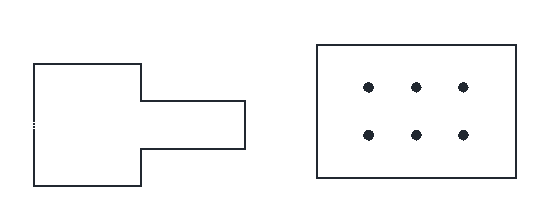
//> input picture course.PNG, 556 x 213 px
$ ./Line_Detection   (built with g++ and OpenCV 4)
//> lines starting //> are read from the running program, lines starting //| are printed output that depends on the picture; after the words box and inside, x2 and y2 are one past the last pixel; in counts of white or black regions, pixels touching at a corner belong together
### Shape_Detection.h
#include "opencv2/highgui/highgui.hpp"
#include "opencv2/imgproc/imgproc.hpp"
#include <iostream>
#include <stdio.h>
#include <stdlib.h>

using namespace cv;
using namespace std;

Mat Shape_Detection(Mat frame);

### Line_Detection.cpp
#include "Shape_Detection.h"

int lowThreshold = 10;
int ratio = 3;


void help()
{
	cout << "\nThis program demonstrates line finding with the Hough transform.\n"
		"Usage:\n"
		"./houghlines <image_name>, Default is course.png\n" << endl;
}

int main(int argc, char** argv)
{
	const char* filename = argc >= 2 ? argv[1] : "course.png";

	Mat src = imread(filename, 0);
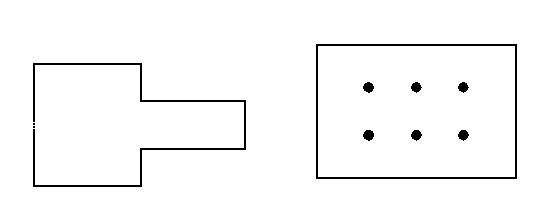
//> src: 213 rows x 556 cols, CV_8UC1; values 39 (black) and 255 (white), 97.3% white; black in thin lines or dots, all inside (x1, y1, x2, y2) = (33, 44, 517, 187)
	if (src.empty())
	{
		help();
		cout << "can not open " << filename << endl;
		return -1;
	}

	Mat dst, cdst;
	Canny(src, dst, lowThreshold, lowThreshold*ratio, 3);
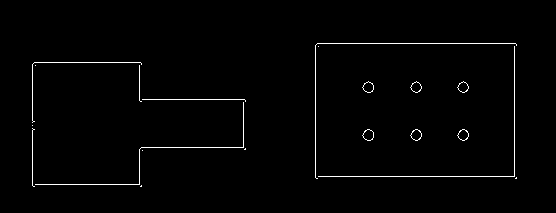
//> dst: 213 rows x 556 cols, CV_8UC1; 1.3% white in thin lines or dots, all inside (x1, y1, x2, y2) = (32, 43, 517, 187)
	cvtColor(dst, cdst, CV_GRAY2BGR);

#if 0
	vector<Vec2f> lines;
	HoughLines(dst, lines, 1, CV_PI / 180, 100, 0, 0);

	for (size_t i = 0; i < lines.size(); i++)
	{
		float rho = lines[i][0], theta = lines[i][1];
		Point pt1, pt2;
		double a = cos(theta), b = sin(theta);
		double x0 = a*rho, y0 = b*rho;
		pt1.x = cvRound(x0 + 1000 * (-b));
		pt1.y = cvRound(y0 + 1000 * (a));
		pt2.x = cvRound(x0 - 1000 * (-b));
		pt2.y = cvRound(y0 - 1000 * (a));
		line(cdst, pt1, pt2, Scalar(0, 0, 255), 3, CV_AA);
	}
#else
	vector<Vec4i> lines;
	HoughLinesP(dst, lines, 1, CV_PI / 180, 20, 10, 10); // original: 50,50,10
//> lines = 12 lines (x1, y1, x2, y2), first 8: [315, 176, 514, 176], [317, 43, 515, 43], [32, 185, 32, 64], [315, 177, 315, 45], [35, 184, 139, 184], [514, 175, 514, 46], [139, 99, 244, 99], [34, 62, 140, 62]
	for (size_t i = 0; i < lines.size(); i++)
	{
		Vec4i l = lines[i];
		line(cdst, Point(l[0], l[1]), Point(l[2], l[3]), Scalar(0, 0, 255), 3, CV_AA);
	}
//> this loop made 12 passes
//> l on passes 1 to 12: [315, 176, 514, 176], [317, 43, 515, 43], [32, 185, 32, 64], [315, 177, 315, 45], [35, 184, 139, 184], [514, 175, 514, 46], [139, 99, 244, 99], [34, 62, 140, 62], [141, 147, 243, 147], [139, 100, 139, 65], [139, 183, 139, 149], [243, 146, 243, 102]
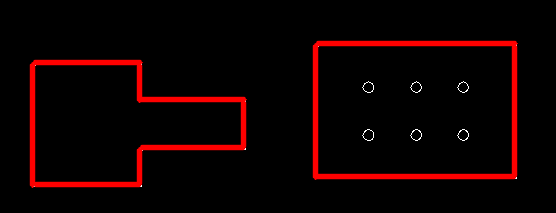
//> cdst: 213 rows x 556 cols, CV_8UC3; mean B, G, R 0.4, 0.4, 15.9
#endif
	imshow("source", src);
	imshow("detected lines", cdst);

	waitKey();

	return 0;
}
